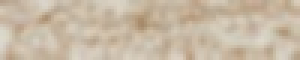
#> input picture dataset/sample/background100x20.jpg, 100 x 20 px (shown 3 times larger)
$ jupyter execute generate_image.ipynb   (shell and % lines are left out)
#> lines starting #> are read from the running program, lines starting #| are printed output that depends on the picture
# Synthesizes the text image

It is always one of the headaches for us to gather images and add accurate labels to train and test the models for the computer vision tasks. However, in case of OCR, I think it will be little easier than the other computer vision tasks since we can generate several types of image and accurate labels easily. I am going to introduce how to add a text on the background image for the OCR task.

## Import libraries

We use the following libraries to synthesize the text image.

[cell 1]
import numpy as np
import cv2
from PIL import Image, ImageDraw, ImageFont, ImageFilter, ImageChops, ImageOps
import matplotlib.pyplot as plt

# "%matplotlib inline" is a curse to show the image in the notebook :-)

## Loads the background image

Let's load the background image as full color. This background image is a part of a carpet that I took by my iPhone.

[cell 2]
# Read the background image as full colored image.
background = Image.open('../dataset/sample/background100x20.jpg').convert("RGBA")

plt.imshow(background)

## Prepare foreground image

Let's create an empty image to draw the text as foreground. This image has the same size as the background image, and we can place any text on the image. The following code calculates the start position of X-axis and Y-axis to centerize the text in the background image with considering the spacing between characters.

[cell 3]
# Makes a transparent foreground image for the text. (The alpha channel is zero)
foreground = Image.new('RGBA', background.size, (255,255,255,0))

# Gets a font with size 13
fnt = ImageFont.truetype('/Library/Fonts/Arial Bold.ttf', 13)

text = 'AK08587778'

# Kerning is the spacing size between characters.
kerning = 1

# Sets the start positon of the text to center the text virtically and horizontally with considering kerning
X = (foreground.size[0] - fnt.getsize(text)[0] - kerning * (len(text) - 1)) / 2
#> X = 3.5
Y = (foreground.size[1] - fnt.getsize("A")[1]) / 2
#> Y = 3.5

# Gets a drawing context
d = ImageDraw.Draw(foreground)

## Draws the text

Draws the characters one by one on the foreground. The text is centered horizontally and virtically. Each character in the text has the same spacing. Blurs the foreground text as the edge between foreground text and the background image looks too clear.

[cell 4]
# Draw each character on the foreground
for i in range(0, len(text)):
    w, h = fnt.getsize(text[i])
    # draw text, full opacity
    d.text((X, Y), text[i], font=fnt, fill=(0,0,0,255))
    X = X + w + kerning
#> after the loop, X = 95.5

# Blur the foreground to smooth the edge between foreground and background
img_blur = cv2.GaussianBlur(np.array(foreground), (1, 1), 0)
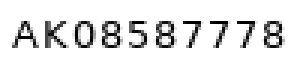
#> img_blur: shape (20, 100, 4) (shown 3 times larger); mean R, G, B, A 200.3, 200.3, 200.3, 29.8; transparent parts drawn white

# Mix the foreground with background
out = Image.alpha_composite(background, Image.fromarray(img_blur))
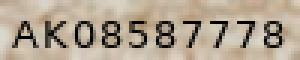
#> out: PIL image 100x20 RGBA (shown 3 times larger); mean R, G, B, A 176.8, 163.5, 145.3, 255
print('Image Size:', out.size)
#| Image Size: (100, 20)

# Save the image as a test data.
out.save('../dataset/sample/' + text + '.png')
